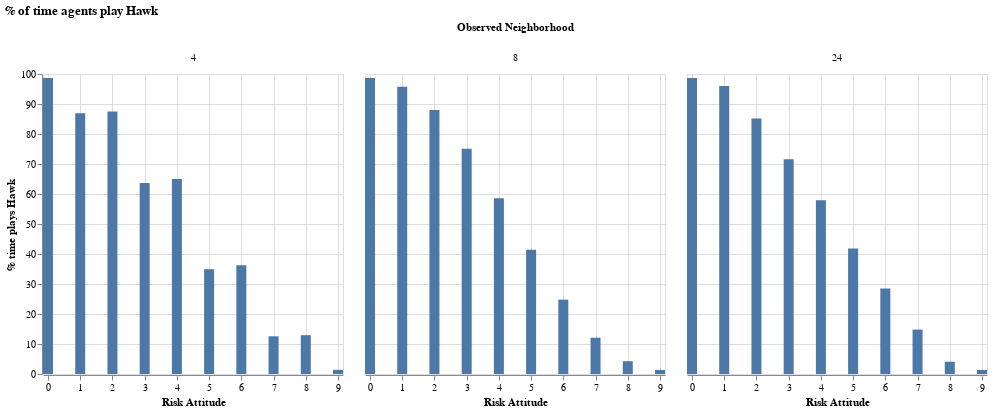

Source (notebook cell):
### Markdown cell above
#### Observed neighborhood

### Code cell
hawk_by_obsnhood_riskattitude = (
    agent_df_params.group_by("observed_neighborhood", "risk_attitude")
         .agg(n_plays=pl.col("played_hawk").count(), n_plays_hawk=pl.col("played_hawk").sum())
    .with_columns(
        pct_plays_hawk=pl.col("n_plays_hawk").truediv(pl.col("n_plays")).mul(100)
    )
)

alt.Chart(hawk_by_obsnhood_riskattitude).mark_bar(width=10).encode(
    x=alt.X("risk_attitude", title="Risk Attitude").scale(domain=[0, 9]),                                                          
    y=alt.Y("pct_plays_hawk", title="% time plays Hawk")
).facet(column=alt.Column("observed_neighborhood", title="Observed Neighborhood")).properties(title="% of time agents play Hawk")

### Figure 1 — Vega specification as saved in the notebook (floating-point values rounded to 4 significant figures)
{"$schema": "https://vega.github.io/schema/vega/v5.json", "data": [{"name": "source_0", "values": [{"observed_neighborhood": 24, "risk_attitude": 5, "n_plays": 6662397, "n_plays_hawk": 2788716, "pct_plays_hawk": 41.86, "pct_plays_hawk_end": 41.86, "pct_plays_hawk_start": 0.0}, {"observed_neighborhood": 4, "risk_attitude": 7, "n_plays": 4062924, "n_plays_hawk": 510648, "pct_plays_hawk": 12.57, "pct_plays_hawk_end": 12.57, "pct_plays_hawk_start": 0.0}, {"observed_neighborhood": 24, "risk_attitude": 8, "n_plays": 4444858, "n_plays_hawk": 181793, "pct_plays_hawk": 4.09, "pct_plays_hawk_end": 4.09, "pct_plays_hawk_start": 0.0}, {"observed_neighborhood": 4, "risk_attitude": 8, "n_plays": 4013285, "n_plays_hawk": 519224, "pct_plays_hawk": 12.94, "pct_plays_hawk_end": 12.94, "pct_plays_hawk_start": 0.0}, {"observed_neighborhood": 8, "risk_attitude": 4, "n_plays": 5733647, "n_plays_hawk": 3361110, "pct_plays_hawk": 58.62, "pct_plays_hawk_end": 58.62, "pct_plays_hawk_start": 0.0}, {"observed_neighborhood": 4, "risk_attitude": 1, "n_plays": 4050197, "n_plays_hawk": 3519809, "pct_plays_hawk": 86.9, "pct_plays_hawk_end": 86.9, "pct_plays_hawk_start": 0.0}, {"observed_neighborhood": 24, "risk_attitude": 3, "n_plays": 5626425, "n_plays_hawk": 4028688, "pct_plays_hawk": 71.6, "pct_plays_hawk_end": 71.6, "pct_plays_hawk_start": 0.0}, {"observed_neighborhood": 4, "risk_attitude": 4, "n_plays": 5191984, "n_plays_hawk": 3374960, "pct_plays_hawk": 65.0, "pct_plays_hawk_end": 65.0, "pct_plays_hawk_start": 0.0}, {"observed_neighborhood": 24, "risk_attitude": 0, "n_plays": 4452177, "n_plays_hawk": 4392584, "pct_plays_hawk": 98.66, "pct_plays_hawk_end": 98.66, "pct_plays_hawk_start": 0.0}, {"observed_neighborhood": 4, "risk_attitude": 0, "n_plays": 4369634, "n_plays_hawk": 4309634, "pct_plays_hawk": 98.63, "pct_plays_hawk_end": 98.63, "pct_plays_hawk_start": 0.0}, {"observed_neighborhood": 4, "risk_attitude": 3, "n_plays": 4575485, "n_plays_hawk": 2912661, "pct_plays_hawk": 63.66, "pct_plays_hawk_end": 63.66, "pct_plays_hawk_start": 0.0}, {"observed_neighborhood": 8, "risk_attitude": 9, "n_plays": 4403520, "n_plays_hawk": 59454, "pct_plays_hawk": 1.35, "pct_plays_hawk_end": 1.35, "pct_plays_hawk_start": 0.0}, {"observed_neighborhood": 4, "risk_attitude": 6, "n_plays": 4602401, "n_plays_hawk": 1666769, "pct_plays_hawk": 36.22, "pct_plays_hawk_end": 36.22, "pct_plays_hawk_start": 0.0}, {"observed_neighborhood": 24, "risk_attitude": 7, "n_plays": 4665698, "n_plays_hawk": 690834, "pct_plays_hawk": 14.81, "pct_plays_hawk_end": 14.81, "pct_plays_hawk_start": 0.0}, {"observed_neighborhood": 8, "risk_attitude": 8, "n_plays": 4234258, "n_plays_hawk": 181256, "pct_plays_hawk": 4.281, "pct_plays_hawk_end": 4.281, "pct_plays_hawk_start": 0.0}, {"observed_neighborhood": 8, "risk_attitude": 2, "n_plays": 4327513, "n_plays_hawk": 3808705, "pct_plays_hawk": 88.01, "pct_plays_hawk_end": 88.01, "pct_plays_hawk_start": 0.0}, {"observed_neighborhood": 4, "risk_attitude": 9, "n_plays": 4328867, "n_plays_hawk": 59611, "pct_plays_hawk": 1.377, "pct_plays_hawk_end": 1.377, "pct_plays_hawk_start": 0.0}, {"observed_neighborhood": 24, "risk_attitude": 4, "n_plays": 6641619, "n_plays_hawk": 3847829, "pct_plays_hawk": 57.94, "pct_plays_hawk_end": 57.94, "pct_plays_hawk_start": 0.0}, {"observed_neighborhood": 8, "risk_attitude": 3, "n_plays": 4996921, "n_plays_hawk": 3752415, "pct_plays_hawk": 75.09, "pct_plays_hawk_end": 75.09, "pct_plays_hawk_start": 0.0}, {"observed_neighborhood": 24, "risk_attitude": 2, "n_plays": 4728974, "n_plays_hawk": 4025981, "pct_plays_hawk": 85.13, "pct_plays_hawk_end": 85.13, "pct_plays_hawk_start": 0.0}, {"observed_neighborhood": 24, "risk_attitude": 6, "n_plays": 5624874, "n_plays_hawk": 1603992, "pct_plays_hawk": 28.52, "pct_plays_hawk_end": 28.52, "pct_plays_hawk_start": 0.0}, {"observed_neighborhood": 8, "risk_attitude": 6, "n_plays": 4982281, "n_plays_hawk": 1235511, "pct_plays_hawk": 24.8, "pct_plays_hawk_end": 24.8, "pct_plays_hawk_start": 0.0}, {"observed_neighborhood": 8, "risk_attitude": 7, "n_plays": 4329397, "n_plays_hawk": 523612, "pct_plays_hawk": 12.09, "pct_plays_hawk_end": 12.09, "pct_plays_hawk_start": 0.0}, {"observed_neighborhood": 8, "risk_attitude": 5, "n_plays": 5749214, "n_plays_hawk": 2379666, "pct_plays_hawk": 41.39, "pct_plays_hawk_end": 41.39, "pct_plays_hawk_start": 0.0}, {"observed_neighborhood": 4, "risk_attitude": 2, "n_plays": 4042312, "n_plays_hawk": 3536418, "pct_plays_hawk": 87.49, "pct_plays_hawk_end": 87.49, "pct_plays_hawk_start": 0.0}, {"observed_neighborhood": 8, "risk_attitude": 1, "n_plays": 4230024, "n_plays_hawk": 4050790, "pct_plays_hawk": 95.76, "pct_plays_hawk_end": 95.76, "pct_plays_hawk_start": 0.0}, {"observed_neighborhood": 24, "risk_attitude": 9, "n_plays": 4414358, "n_plays_hawk": 59094, "pct_plays_hawk": 1.339, "pct_plays_hawk_end": 1.339, "pct_plays_hawk_start": 0.0}, {"observed_neighborhood": 8, "risk_attitude": 0, "n_plays": 4459000, "n_plays_hawk": 4399272, "pct_plays_hawk": 98.66, "pct_plays_hawk_end": 98.66, "pct_plays_hawk_start": 0.0}, {"observed_neighborhood": 24, "risk_attitude": 1, "n_plays": 4445820, "n_plays_hawk": 4267628, "pct_plays_hawk": 95.99, "pct_plays_hawk_end": 95.99, "pct_plays_hawk_start": 0.0}, {"observed_neighborhood": 4, "risk_attitude": 5, "n_plays": 5193686, "n_plays_hawk": 1811304, "pct_plays_hawk": 34.88, "pct_plays_hawk_end": 34.88, "pct_plays_hawk_start": 0.0}]}, {"name": "column_domain", "values": [{"observed_neighborhood": 24, "count": 10}, {"observed_neighborhood": 4, "count": 10}, {"observed_neighborhood": 8, "count": 10}]}], "signals": [{"name": "child_width", "value": 300}, {"name": "child_height", "value": 300}], "marks": [{"type": "group", "name": "column-title", "title": {"text": "Observed Neighborhood", "offset": 10, "style": "guide-title"}, "role": "column-title"}, {"type": "group", "name": "row_header", "encode": {"update": {"height": {"signal": "child_height"}}}, "axes": [{"scale": "y", "grid": false, "orient": "left", "labelOverlap": true, "title": "% time plays Hawk", "tickCount": {"signal": "ceil(child_height/40)"}, "zindex": 0}], "role": "row-header"}, {"type": "group", "name": "column_header", "from": {"data": "column_domain"}, "sort": {"field": "datum[\"observed_neighborhood\"]", "order": "ascending"}, "encode": {"update": {"width": {"signal": "child_width"}}}, "title": {"text": {"signal": "format(parent[\"observed_neighborhood\"], \"\")"}, "style": "guide-label", "frame": "group", "offset": 10}, "role": "column-header"}, {"type": "group", "name": "column_footer", "from": {"data": "column_domain"}, "sort": {"field": "datum[\"observed_neighborhood\"]", "order": "ascending"}, "encode": {"update": {"width": {"signal": "child_width"}}}, "axes": [{"scale": "x", "tickCount": {"signal": "ceil(child_width/40)"}, "labelOverlap": true, "zindex": 0, "orient": "bottom", "title": "Risk Attitude", "grid": false, "labelFlush": true}], "role": "column-footer"}, {"type": "group", "name": "cell", "from": {"facet": {"data": "source_0", "name": "facet", "groupby": ["observed_neighborhood"]}}, "sort": {"field": ["datum[\"observed_neighborhood\"]"], "order": ["ascending"]}, "encode": {"update": {"height": {"signal": "child_height"}, "width": {"signal": "child_width"}}}, "marks": [{"type": "rect", "name": "child_marks", "from": {"data": "facet"}, "encode": {"update": {"width": {"value": 10}, "xc": {"field": "risk_attitude", "scale": "x"}, "y": {"field": "pct_plays_hawk_end", "scale": "y"}, "y2": {"field": "pct_plays_hawk_start", "scale": "y"}, "fill": {"value": "#4c78a8"}}}, "style": ["bar"]}], "axes": [{"scale": "x", "tickCount": {"signal": "ceil(child_width/40)"}, "minExtent": 0, "ticks": false, "zindex": 0, "maxExtent": 0, "grid": true, "orient": "bottom", "gridScale": "y", "domain": false, "labels": false, "aria": false}, {"scale": "y", "orient": "left", "gridScale": "x", "minExtent": 0, "aria": false, "maxExtent": 0, "labels": false, "tickCount": {"signal": "ceil(child_height/40)"}, "ticks": false, "grid": true, "zindex": 0, "domain": false}], "style": "cell"}], "scales": [{"name": "x", "type": "linear", "domain": [0, 9], "range": [0, {"signal": "child_width"}], "padding": 5, "zero": true}, {"name": "y", "type": "linear", "domain": {"data": "source_0", "fields": ["pct_plays_hawk_start", "pct_plays_hawk_end"]}, "range": [{"signal": "child_height"}, 0], "nice": true, "zero": true}], "title": {"text": "% of time agents play Hawk", "anchor": "start"}, "background": "white", "layout": {"padding": 20, "offset": {"columnTitle": 10}, "columns": {"signal": "length(data('column_domain'))"}, "bounds": "full", "align": "all"}, "padding": 5}
